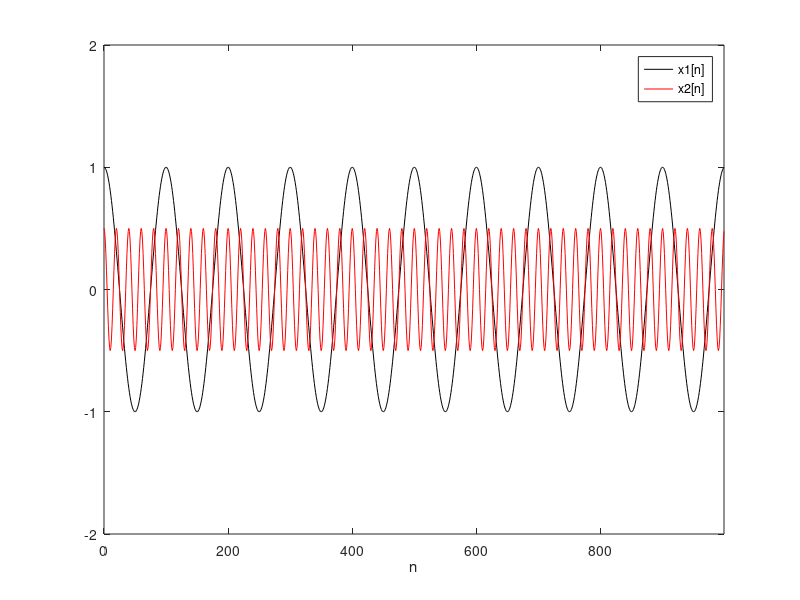
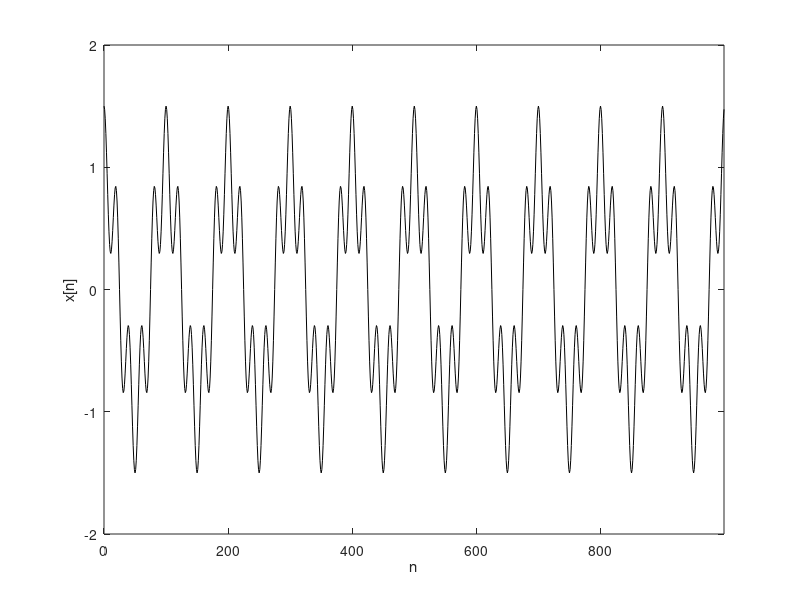
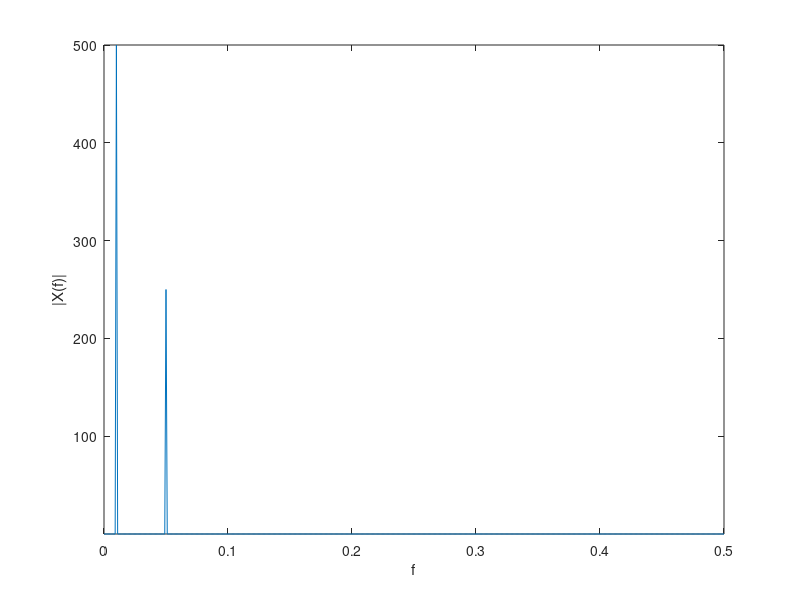

These charts were generated, in order, by the following MATLAB code:
%% Signal Processing 
% Lab 01

% Exercise 3

close all, clear all, clc;

%% Data
A1 = 1;
A2 = 0.5;

N1 = 100;
N2 = 20;

N = 1000;

n = [0:1:N-1];

%% Step 1
x1 = A1*cos(2*pi/N1*n);
x2 = A2*cos(2*pi/N2*n);

figure('name', 'x1 x2');
plot(n, x1, 'k');
hold on;
plot(n, x2, 'r');
xlim([0, N-1]);
ylim([-2,2]);
xlabel('n');
legend('x1[n]', 'x2[n]');

%% Step 2
x = x1+x2;
figure('name', 'x');
plot(n, x, 'k');
xlim([0, N-1]);
ylim([-2,2]);
xlabel('n');
ylabel('x[n]');

%% Step 3
X = fft(x);

Xpos = X(1:N/2+1);
f = 1/N*(0:N/2);

Xabs = abs(Xpos);

figure('name', '|X(f)|');
plot (f,Xabs);
xlim([0, 0.5]);
axis tight;
xlabel('f');
ylabel('|X(f)|');


%% Step 4
figure(1);
print ('-dpng', 'x1_and_x2');

figure(2);
print ('-dpng', 'x');

figure(3);
print ('-dpng', 'X_abs');
